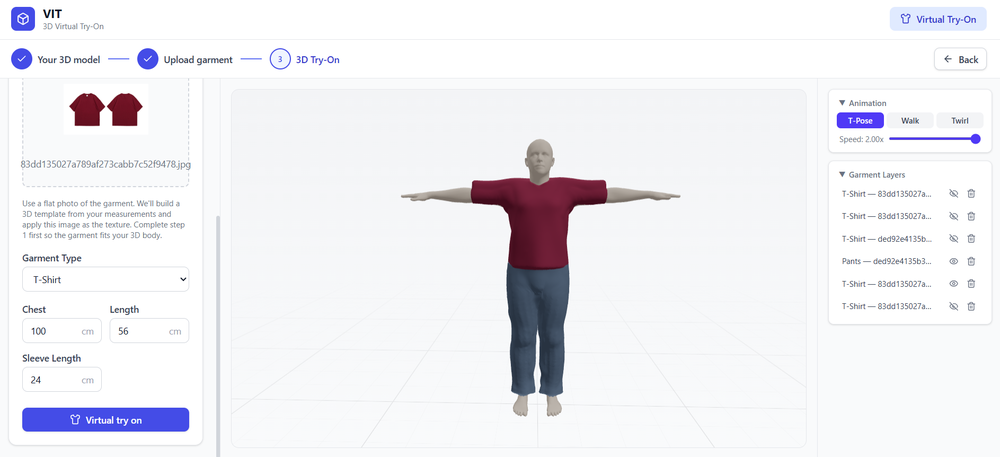
#> input picture Dashboard.png, 1000 x 457 px, shrunk from 1887 x 862 before the run
$ python -i pbr_maps.py   (imports and definitions only)
#> lines starting #> are read from the running program, lines starting #| are printed output that depends on the picture
#> further down, picture is the input picture: PIL image 1000x457 RGBA; mean R, G, B, A 238.9, 238.4, 242.4, 255
"""Lightweight PBR map generator using Pillow + NumPy.

Generates normal and roughness maps from a base colour image so garment
GLBs can carry per-pixel PBR data.  No GPU or ML model required.

Normal map:  Sobel-filter on grayscale → XY gradient → tangent-space normal.
Roughness:   Inverted luminance, biased toward fabric-like roughness (0.7-1.0).
"""

from __future__ import annotations

import logging

import numpy as np
from PIL import Image, ImageFilter

logger = logging.getLogger(__name__)


# [73 lines left out: functions generate_normal_map, generate_roughness_map, not called in this run]


def generate_ao_map(
    image: Image.Image,
    radius: int = 8,
) -> Image.Image:
    """Pseudo ambient-occlusion from a blurred dark-channel extraction.

    Parameters
    ----------
    image : PIL.Image
        Source texture.
    radius : int
        Gaussian blur radius for soft shadow spread.

    Returns
    -------
    PIL.Image  (L, same size as *image*)
    """
#> called with radius = 8
    gray = image.convert("L")
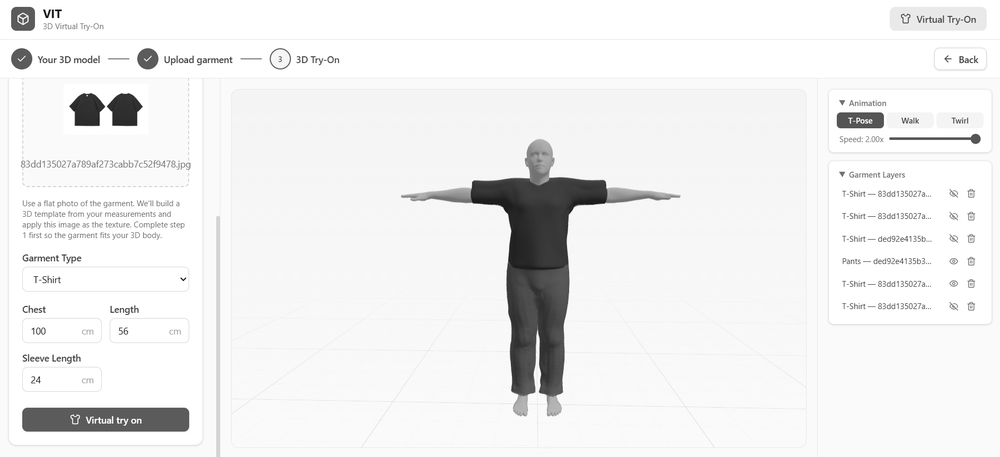
#> gray: PIL image 1000x457 L; min 0, max 255, mean 239.1
    blurred = gray.filter(ImageFilter.GaussianBlur(radius=radius))
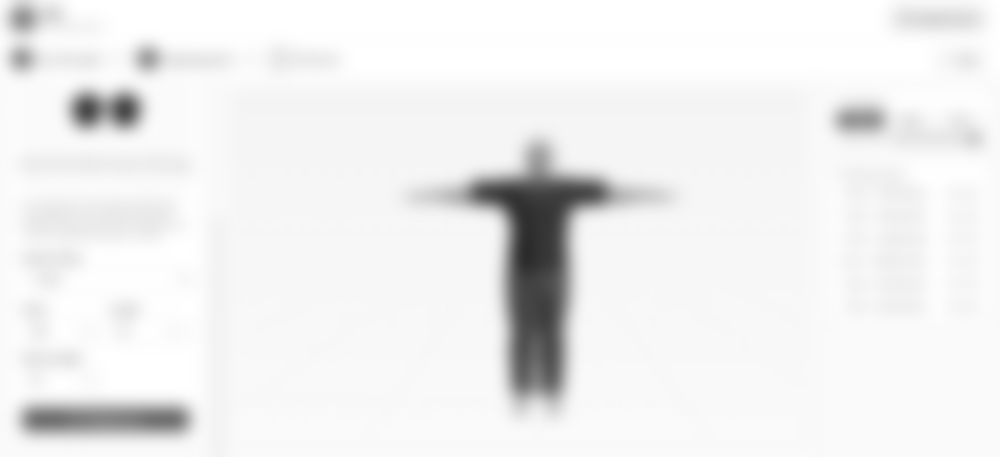
#> blurred: PIL image 1000x457 L; min 43, max 255, mean 239.1
    arr = np.asarray(blurred, dtype=np.float64) / 255.0
    # Bias toward white (subtle darkening only in crevices)
    ao = 0.5 + arr * 0.5
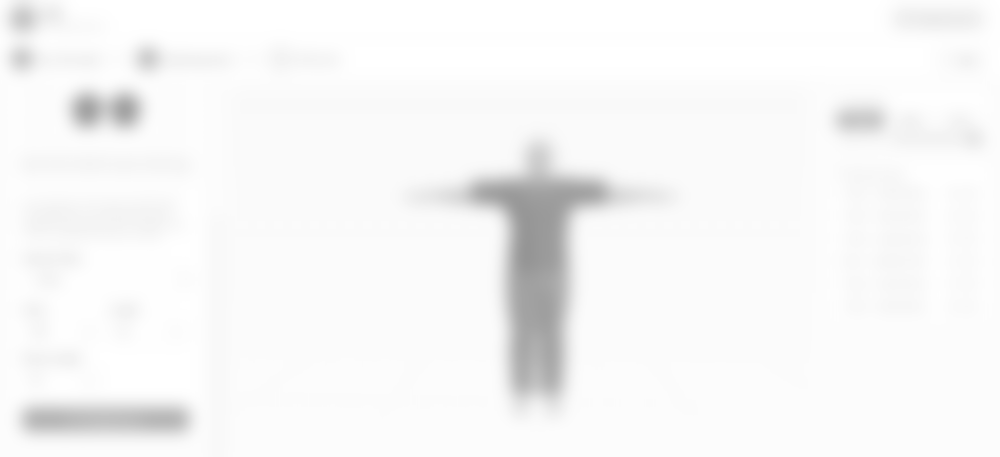
#> ao: shape (457, 1000) float64; min 0.584, max 1, mean 0.969
    ao = np.clip(ao, 0.0, 1.0)
    return Image.fromarray((ao * 255).astype(np.uint8), mode="L")

>>> from PIL import Image
>>> picture = Image.open('../../../Dashboard.png')
>>> result = generate_ao_map(picture)
